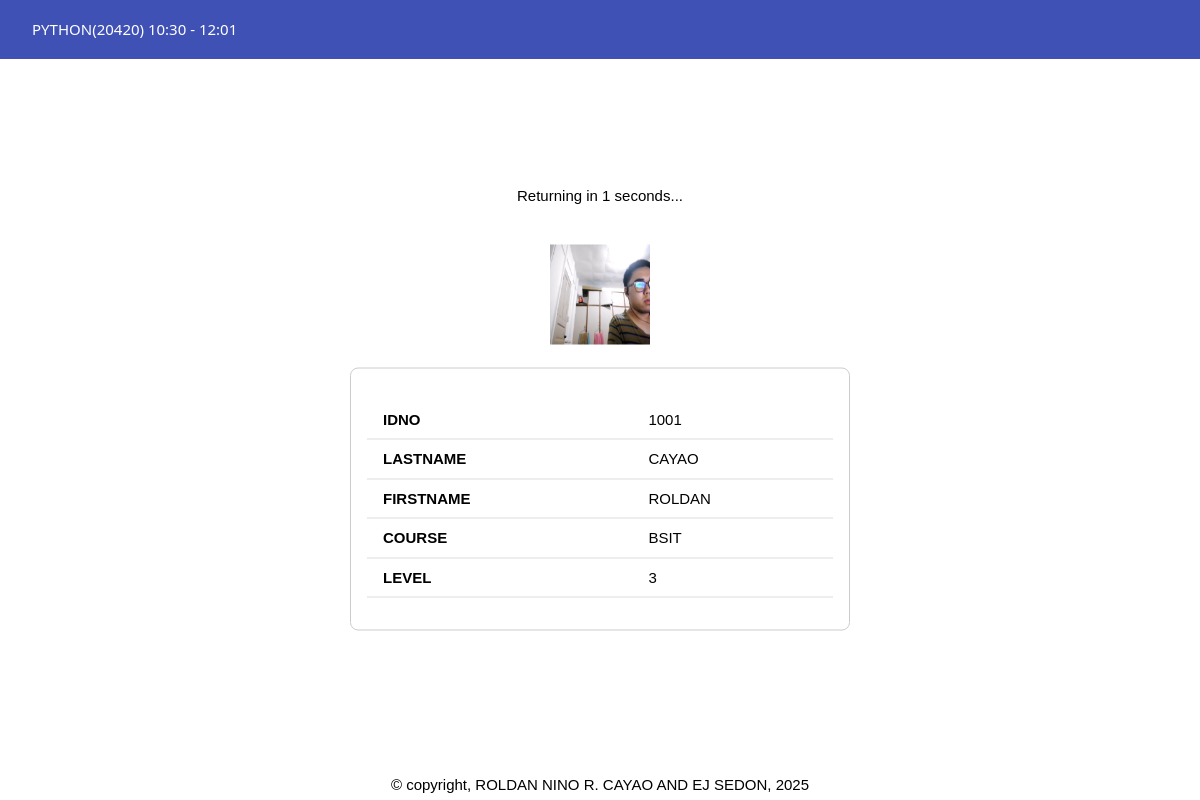
/getstudent?idno=1001, run on the app's committed database.
### tables this page shows
CREATE TABLE students(
id integer primary key autoincrement,
idno varchar(10) unique,
lastname varchar(50),
firstname varchar(50),
course varchar(10),
level varchar(5),
image varchar(25));

### app.py (the view)
@app.route("/getstudent")
def getstudent():
    idno = request.args.get('idno')
    lastname = request.args.get('lastname')
    if not idno:
        return "No ID number provided", 400
    student_list = getrecord('students', idno=idno)
    if not student_list:
        flash('Student Not Found', 'error')
        return redirect("/")
    student = dict(student_list[0])
    image_path = f'images/{student["lastname"]}.png'
    if not os.path.exists(os.path.join(app.static_folder, image_path)):
        image_path = 'images/account.png'
    student['image'] = url_for('static', filename=f'images/{student["lastname"]}.png')
    return render_template('check.html', student=student)

### db/dbhelper.py (called while the page is built)
def getprocess(sql:str,vals:list)->list:
    data: list = []
    try:
        conn: any = connect(database)
        conn.row_factory = Row
        cursor: any = conn.cursor()
        cursor.execute(sql, vals)
        rows = cursor.fetchall()
        data = [dict(row) for row in rows]  # <-- convert to dict
    except Exception as e:
        print(f"Error: {e}")
    finally:
        cursor.close()
        conn.close()
    return data

def getrecord(table:str,**kwargs)->list:
    if kwargs:
        keys = list(kwargs.keys())
        vals = list(kwargs.values())
        flds = " AND ".join([f"{key}=?" for key in keys])
        sql = f"SELECT * FROM {table} WHERE {flds}"
        return getprocess(sql, vals)
    else:
        return getall(table)

### templates/check.html (shortened to what this page needs)
{% extends 'base.html' %}
{% block content %}
<br>
<div class="w3-conatainer w3-display-middle">
<p id="countdown" style="text-align: center">Returning in 3 seconds...</p>
<br>
<center>
	<div id="myresult">
		<img id="preview" src="{{ student['image'] }}" width="100" height="100">
	</div>
</center>
<br>
<div class="w3-container w3-padding-32 w3-card-5 w3-border w3-round-large w3-shadow" style="width: 500px; margin:auto;">
    <table class="w3-table w3-bordered">
        <tr><td><b>IDNO</b></td><td>{{ student['idno'] }}</td></tr>
        <tr><td><b>LASTNAME</b></td><td>{{ student['lastname'] }}</td></tr>
        <tr><td><b>FIRSTNAME</b></td><td>{{ student['firstname'] }}</td></tr>
        <tr><td><b>COURSE</b></td><td>{{ student['course'] }}</td></tr>
        <tr><td><b>LEVEL</b></td><td>{{ student['level'] }}</td></tr>
    </table>
</div>
</div>
{% endblock %}

### static/css/w3.css (style rules this page uses)
*,*:before,*:after { box-sizing:inherit }
html { -ms-text-size-adjust:100%;-webkit-text-size-adjust:100% }
body { margin:0 }
b,strong { font-weight:bolder }
img { border-style:none }
html,body { font-family:Verdana,sans-serif;font-size:15px;line-height:1.5 }
html { overflow-x:hidden }
img { vertical-align:middle }
.w3-table,.w3-table-all { border-collapse:collapse;border-spacing:0;width:100%;display:table }
.w3-bordered tr,.w3-table-all tr { border-bottom:1px solid #ddd }
.w3-table td,.w3-table th,.w3-table-all td,.w3-table-all th { padding:8px 8px;display:table-cell;text-align:left;vertical-align:top }
.w3-table th:first-child,.w3-table td:first-child,.w3-table-all th:first-child,.w3-table-all td:first-child { padding-left:16px }
.w3-container:after,.w3-container:before,.w3-panel:after,.w3-panel:before,.w3-row:after,.w3-row:before,.w3-row-padding:after,.w3-row-padding:before, .w3-cell-row:before,.w3-cell-row:after,.w3-clear:after,.w3-clear:before,.w3-bar:before,.w3-bar:after { content:"";display:table;clear:both }
.w3-display-middle { position:absolute;top:50%;left:50%;transform:translate(-50%,-50%);-ms-transform:translate(-50%,-50%) }
.w3-round-large { border-radius:8px }
.w3-container,.w3-panel { padding:0.01em 16px }
.w3-border { border:1px solid #ccc!important }
.w3-padding-32 { padding-top:32px!important;padding-bottom:32px!important }

### templates/base.html (style rules this page uses)
body { margin: 0; font-family: Arial, sans-serif; }

### data on the page
students: image (picture), idno "1001", lastname "CAYAO", firstname "ROLDAN", course "BSIT", level "3"
